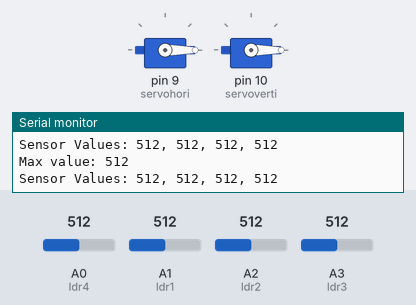
This sketch was run on a simulated Arduino Uno, built with avr-gcc and run on an emulated ATmega328P. Parts: 2 × servo, the last lines printed to the serial monitor. The inputs (shaded band) are chosen by the test bench; at power-on: A0 (ldr4) = 512, A3 (ldr3) = 512, A1 (ldr1) = 512, A2 (ldr2) = 512.

Above: at 1.3 s.
1.4 s: A0 (ldr4) set to 527
At 2.99 s:
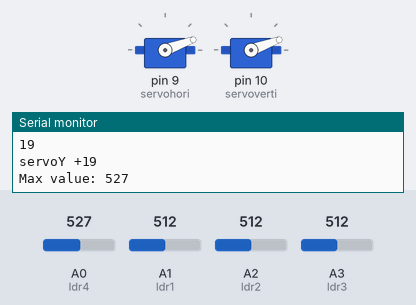
4.4 s: A3 (ldr3) set to 716
7.4 s: A1 (ldr1) set to 992
At 7.55 s:
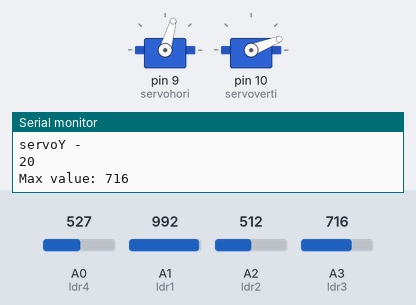
10.4 s: A2 (ldr2) set to 992
At 12.2 s:
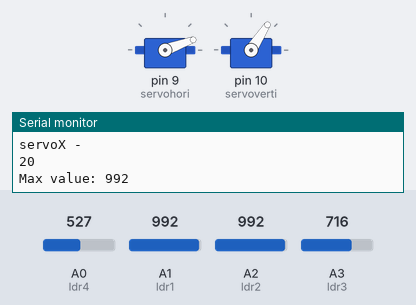
13.4 s: A2 (ldr2) set to 716
At 16.3 s:
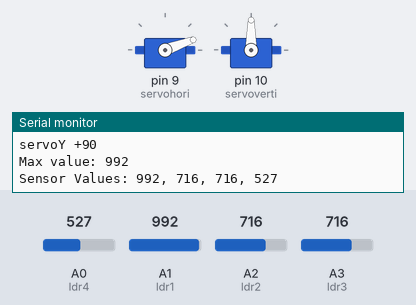
16.4 s: A1 (ldr1) set to 722
17.9 s: A1 (ldr1) set to 699
At 18.78 s:
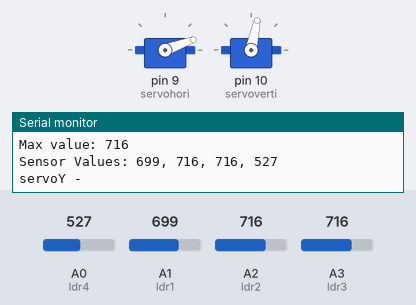
Timing chart, 0 to 21.9 s (numbered marks = the images above; inputs shaded):
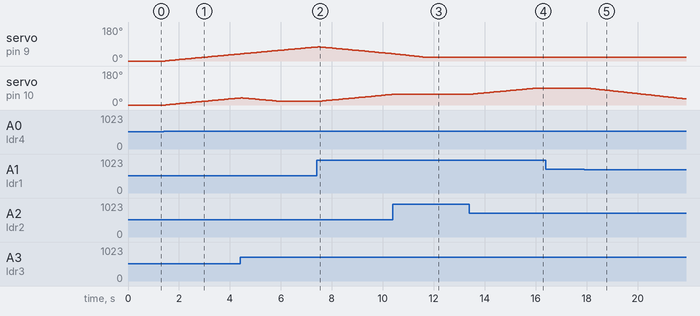

Measured:
- the behaviour switches between 512 and 513 on A0 (ldr4) (found by bisection; images 0 and 1)
- the behaviour switches between 716 and 715 on A1 (ldr1) (found by bisection; images 4 and 5)
- after the input at 1.4 s, servo on pin 9 (servohori): moves from 0° to 37° over 2.9 s, starting after 0.06 s; servo on pin 10 (servoverti): moves from 0° to 37° over 2.9 s, starting after 0.09 s
- after the input at 7.4 s, servo on pin 10 (servoverti): moves from 20° to 56° over 2.8 s, starting after 0.14 s
- after the input at 10.4 s, servo on pin 10 (servoverti): goes on until 10.4 s, then stays 57°
- after the input at 13.4 s, servo on pin 10 (servoverti): moves from 57° to 90° over 2.6 s, starting after 0.08 s
- after the input at 17.9 s, servo on pin 10 (servoverti): moves from 90° to 32° over 3.9 s, starting after 0.13 s

The sketch:

TA2021.ino
```cpp
#include <Servo.h>

//defining Servos
Servo servohori;
int servoh = 0;
int servohLimitHigh = 160;
int servohLimitLow = 20;

Servo servoverti;
int servov = 0;
int servovLimitHigh = 90;
int servovLimitLow = 20;

//Assigning LDRs
int ldr1 = 1; //top right LDR yellow
int ldr2 = 2; //top left LDR green
int ldr3 = 3; // bottom left LDR blue
int ldr4 = 0; // bottom right LDR orange


int maxSensorValue = 0;

void setup ()
{
  Serial.begin(9600); // Initialize serial communication
  servohori.attach(9);
  servohori.write(0);
  servoverti.attach(10);
  servoverti.write(0);
  delay(100);
}

void loop()
{
  servoh = servohori.read();
  servov = servoverti.read();

  //capturing analog values of each LDR
  int ReadLDR1 = analogRead(ldr1);
  int ReadLDR2= analogRead(ldr2);
  int ReadLDR3 = analogRead(ldr3);
  int ReadLDR4 = analogRead(ldr4);

  Serial.print("Max value: ");
  Serial.println(maxSensorValue);
  Serial.print("Sensor Values: ");
  Serial.print(ReadLDR1);
  Serial.print(", ");
  Serial.print(ReadLDR2);
  Serial.print(", ");
  Serial.print(ReadLDR3);
  Serial.print(", ");
  Serial.println(ReadLDR4);

 maxSensorValue = max(max(ReadLDR1, ReadLDR2), max(ReadLDR3, ReadLDR4));

  if (ReadLDR1 < maxSensorValue && ReadLDR2 < maxSensorValue) {
    if (servoh < 160)
      servoh += 1;
    servohori.write(servoh);
    Serial.println("servoX +");
    Serial.println(servoh);
  }
  if (ReadLDR3 < maxSensorValue && ReadLDR4 < maxSensorValue) {
    if (servoh > 20)
      servoh -= 1;
    servohori.write(servoh);
    Serial.println("servoX -");
    Serial.println(servoh);
  }

  if (ReadLDR2 < maxSensorValue && ReadLDR3 < maxSensorValue) {
    if (servov < 90)
      servov += 1;
    servoverti.write(servov);
    Serial.print("servoY +");
    Serial.println(servov);
  }
  if (ReadLDR1 < maxSensorValue && ReadLDR4 < maxSensorValue) {
    if (servov > 20)
      servov -= 1;
    servoverti.write(servov);
    Serial.println("servoY -");
    Serial.println(servov);
  }

}
```
